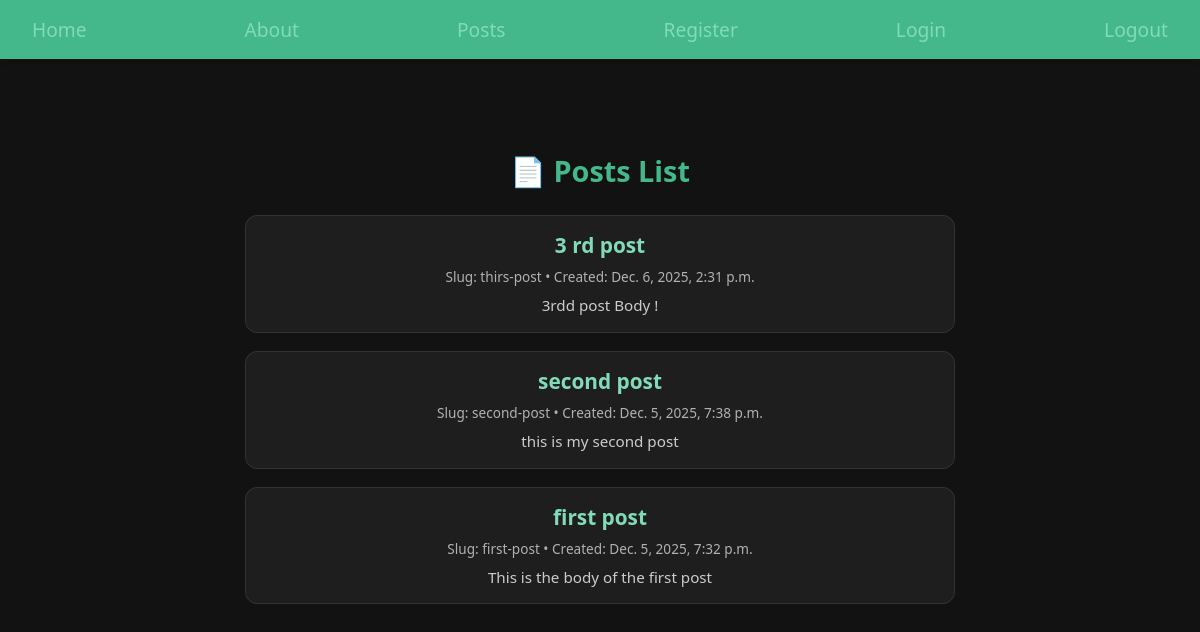
The page /posts/ (signed in) on the database its author committed.
### web/models.py (models this page shows, shortened)
class Post(models.Model):
    title = models.CharField(max_length=75)
    slug = models.SlugField()
    body = models.TextField()
    created = models.DateTimeField(auto_now_add=True)
    banner = models.ImageField(default="fallback.png",blank=True)

### web/views.py (the view)
# urls.py: path("" , views.posts_list ,  name="all-posts"),
@login_required(login_url='/users/login/')
def posts_list(request):
    posts = Post.objects.all().order_by("-created")
    return render(request, 'posts/posts_list.html', {'posts': posts})

### web/templates/posts/posts_list.html (shortened to what this page needs)
{% extends "layout.html" %}
{% load static %}
{% block extra_css %}
<link rel="stylesheet" href="{% static 'css/posts.css' %}">
{% endblock %}
{% block content %}
<div class="posts-container">
    <h1 class="page-title">📄 Posts List</h1>
    <ul class="posts-list">
        {% for post in posts %}
        <li class="post-card">
                <a href="{% url 'posts:page' slug=post.slug %}">
                    <h2 class="post-title">{{ post.title }}</h2>
                </a>
            <p class="post-meta">Slug: {{ post.slug }} • Created: {{ post.created }}</p>
            <p class="post-body">{{ post.body }}</p>
        </li>
        {% endfor %}
    </ul>
</div>
{% endblock %}

### templates/layout.html (shortened to what this page needs)
<!DOCTYPE html>
<html lang="en">
  {% load static %}
  <head>
    <link rel="stylesheet" href="{% static 'css/style.css' %}?v=2" />
    {% block extra_css %}{% endblock %}
  </head>
  <body>
    <nav>
      <a href="/">Home</a>
      <a href="/about/">About</a>
      <a href="{% url 'posts:all-posts' %}">Posts</a>
      <a href="{% url 'users:register' %}">Register</a>
      <a href="{% url 'users:login' %}">Login</a>
      {% if user.is_authenticated %}
        <a href="{% url 'users:logout' %}">Logout</a>
      {% endif %}
    </nav>
    <main>{% block content %}{% endblock %}</main>
  </body>
</html>

### static/css/style.css (style rules this page uses)
* { margin: 0; padding: 0; box-sizing: border-box; }
body { min-height: 100vh; background-color: #121212; color: #e0e0e0; font-size: 1rem; display: flex; flex-flow: column; font-family: 'Segoe UI', Arial, sans-serif; }
nav { padding: 1rem 2rem; background-color: #44B78B; color: #fff; font-size: 1.2rem; display: flex; align-items: center; justify-content: space-between; box-shadow: 0 2px 6px rgba(0,0,0,0.2); }
a { text-decoration: none; color: #81dbb8; transition: opacity 0.2s ease; }
h1, h2, p { text-align: center; color: #f0f0f0; }
main { flex-grow: 1; padding: 2rem; }

### static/css/posts.css (style rules this page uses)
.posts-container { max-width: 750px; margin: 40px auto; padding: 20px; font-family: 'Segoe UI', Arial, sans-serif; }
.page-title { text-align: center; margin-bottom: 25px; font-size: 1.8rem; font-weight: 600; color: #44B78B; }
.posts-list { list-style: none; padding: 0; }
.post-card { background: #1e1e1e; padding: 15px 18px; margin-bottom: 18px; border-radius: 12px; border: 1px solid #333; transition: transform 0.2s ease, box-shadow 0.2s ease; }
.post-title { margin-bottom: 8px; font-size: 1.3rem; color: #81dbb8; font-weight: 600; }
.post-meta { font-size: 0.85rem; opacity: 0.7; margin-bottom: 8px; }
.post-body { font-size: 0.95rem; line-height: 1.5; color: #ccc; }

### rows shown on the page
Post: title "3 rd post", slug "thirs-post", created "Dec. 6, 2025, 2:31 p.m.", body "3rdd post Body !"
Post: title "second post", slug "second-post", created "Dec. 5, 2025, 7:38 p.m.", body "this is my second post"
Post: title "first post", slug "first-post", created "Dec. 5, 2025, 7:32 p.m.", body "This is the body of the first post"
